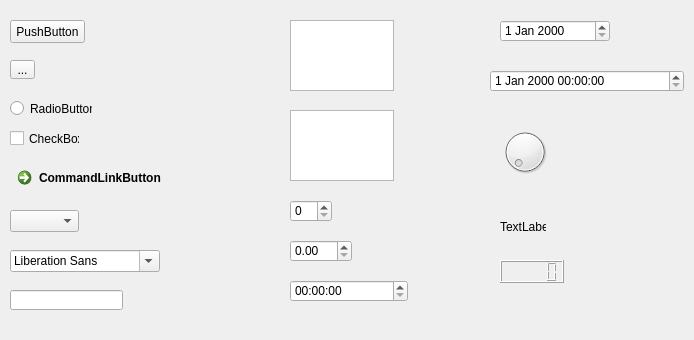
<?xml version="1.0" encoding="UTF-8"?>
<ui version="4.0">
 <class>Form</class>
 <widget class="QWidget" name="Form">
  <property name="geometry">
   <rect>
    <x>0</x>
    <y>0</y>
    <width>694</width>
    <height>340</height>
   </rect>
  </property>
  <property name="windowTitle">
   <string>Form</string>
  </property>
  <widget class="QPushButton" name="pushButton">
   <property name="geometry">
    <rect>
     <x>10</x>
     <y>20</y>
     <width>75</width>
     <height>23</height>
    </rect>
   </property>
   <property name="text">
    <string>PushButton</string>
   </property>
  </widget>
  <widget class="QToolButton" name="toolButton">
   <property name="geometry">
    <rect>
     <x>10</x>
     <y>60</y>
     <width>25</width>
     <height>19</height>
    </rect>
   </property>
   <property name="text">
    <string>...</string>
   </property>
  </widget>
  <widget class="QRadioButton" name="radioButton">
   <property name="geometry">
    <rect>
     <x>10</x>
     <y>100</y>
     <width>82</width>
     <height>17</height>
    </rect>
   </property>
   <property name="text">
    <string>RadioButton</string>
   </property>
  </widget>
  <widget class="QCheckBox" name="checkBox">
   <property name="geometry">
    <rect>
     <x>10</x>
     <y>130</y>
     <width>70</width>
     <height>17</height>
    </rect>
   </property>
   <property name="text">
    <string>CheckBox</string>
   </property>
  </widget>
  <widget class="QCommandLinkButton" name="commandLinkButton">
   <property name="geometry">
    <rect>
     <x>10</x>
     <y>160</y>
     <width>185</width>
     <height>41</height>
    </rect>
   </property>
   <property name="text">
    <string>CommandLinkButton</string>
   </property>
  </widget>
  <widget class="QComboBox" name="comboBox">
   <property name="geometry">
    <rect>
     <x>10</x>
     <y>210</y>
     <width>69</width>
     <height>22</height>
    </rect>
   </property>
  </widget>
  <widget class="QFontComboBox" name="fontComboBox">
   <property name="geometry">
    <rect>
     <x>10</x>
     <y>250</y>
     <width>150</width>
     <height>22</height>
    </rect>
   </property>
  </widget>
  <widget class="QLineEdit" name="lineEdit">
   <property name="geometry">
    <rect>
     <x>10</x>
     <y>290</y>
     <width>113</width>
     <height>20</height>
    </rect>
   </property>
  </widget>
  <widget class="QTextEdit" name="textEdit">
   <property name="geometry">
    <rect>
     <x>290</x>
     <y>20</y>
     <width>104</width>
     <height>71</height>
    </rect>
   </property>
  </widget>
  <widget class="QPlainTextEdit" name="plainTextEdit">
   <property name="geometry">
    <rect>
     <x>290</x>
     <y>110</y>
     <width>104</width>
     <height>71</height>
    </rect>
   </property>
  </widget>
  <widget class="QSpinBox" name="spinBox">
   <property name="geometry">
    <rect>
     <x>290</x>
     <y>200</y>
     <width>42</width>
     <height>22</height>
    </rect>
   </property>
  </widget>
  <widget class="QDoubleSpinBox" name="doubleSpinBox">
   <property name="geometry">
    <rect>
     <x>290</x>
     <y>240</y>
     <width>62</width>
     <height>22</height>
    </rect>
   </property>
  </widget>
  <widget class="QTimeEdit" name="timeEdit">
   <property name="geometry">
    <rect>
     <x>290</x>
     <y>280</y>
     <width>118</width>
     <height>22</height>
    </rect>
   </property>
  </widget>
  <widget class="QDateEdit" name="dateEdit">
   <property name="geometry">
    <rect>
     <x>500</x>
     <y>20</y>
     <width>110</width>
     <height>22</height>
    </rect>
   </property>
  </widget>
  <widget class="QDateTimeEdit" name="dateTimeEdit">
   <property name="geometry">
    <rect>
     <x>490</x>
     <y>70</y>
     <width>194</width>
     <height>22</height>
    </rect>
   </property>
  </widget>
  <widget class="QDial" name="dial">
   <property name="geometry">
    <rect>
     <x>500</x>
     <y>120</y>
     <width>50</width>
     <height>64</height>
    </rect>
   </property>
  </widget>
  <widget class="QLabel" name="label">
   <property name="geometry">
    <rect>
     <x>500</x>
     <y>220</y>
     <width>46</width>
     <height>13</height>
    </rect>
   </property>
   <property name="text">
    <string>TextLabel</string>
   </property>
  </widget>
  <widget class="QLCDNumber" name="lcdNumber">
   <property name="geometry">
    <rect>
     <x>500</x>
     <y>260</y>
     <width>64</width>
     <height>23</height>
    </rect>
   </property>
  </widget>
 </widget>
 <resources/>
 <connections/>
</ui>
